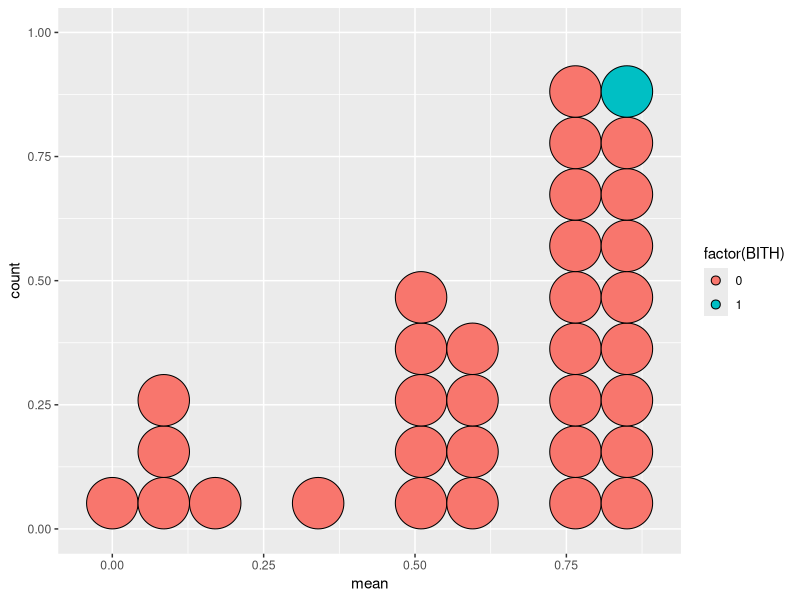
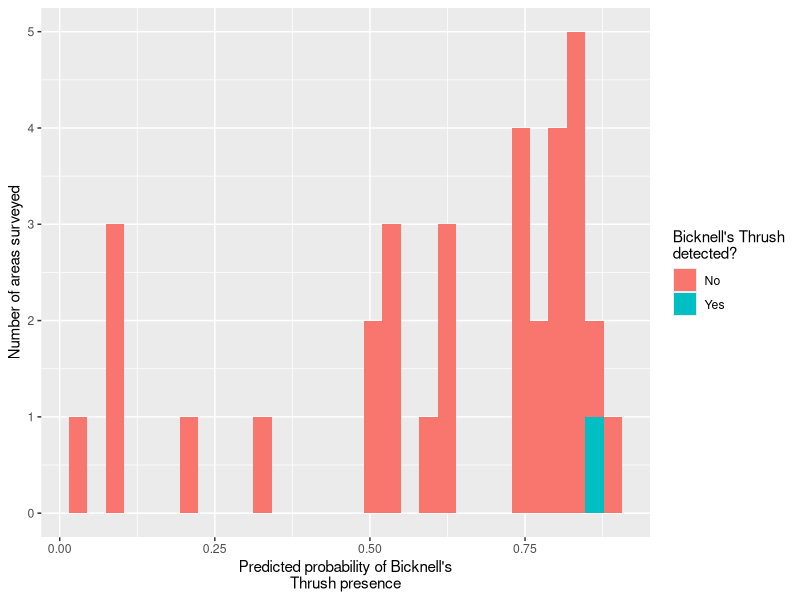

Recreate these plots in R, in order.
library(ggplot2)
cells <- read.csv(file = "Data/Cells_surveyed.csv", header = T)
ggplot(data = cells, aes(x = mean, fill = factor(BITH))) + geom_dotplot(method="histodot",binwidth = 0.085,stackgroups = TRUE)
ggplot(data = cells, aes(x = mean, fill = BITH_cat)) + geom_histogram() + xlab("Predicted probability of Bicknell's\nThrush presence") + 
  ylab("Number of areas surveyed") + guides(fill=guide_legend(title="Bicknell's Thrush\ndetected?"))
